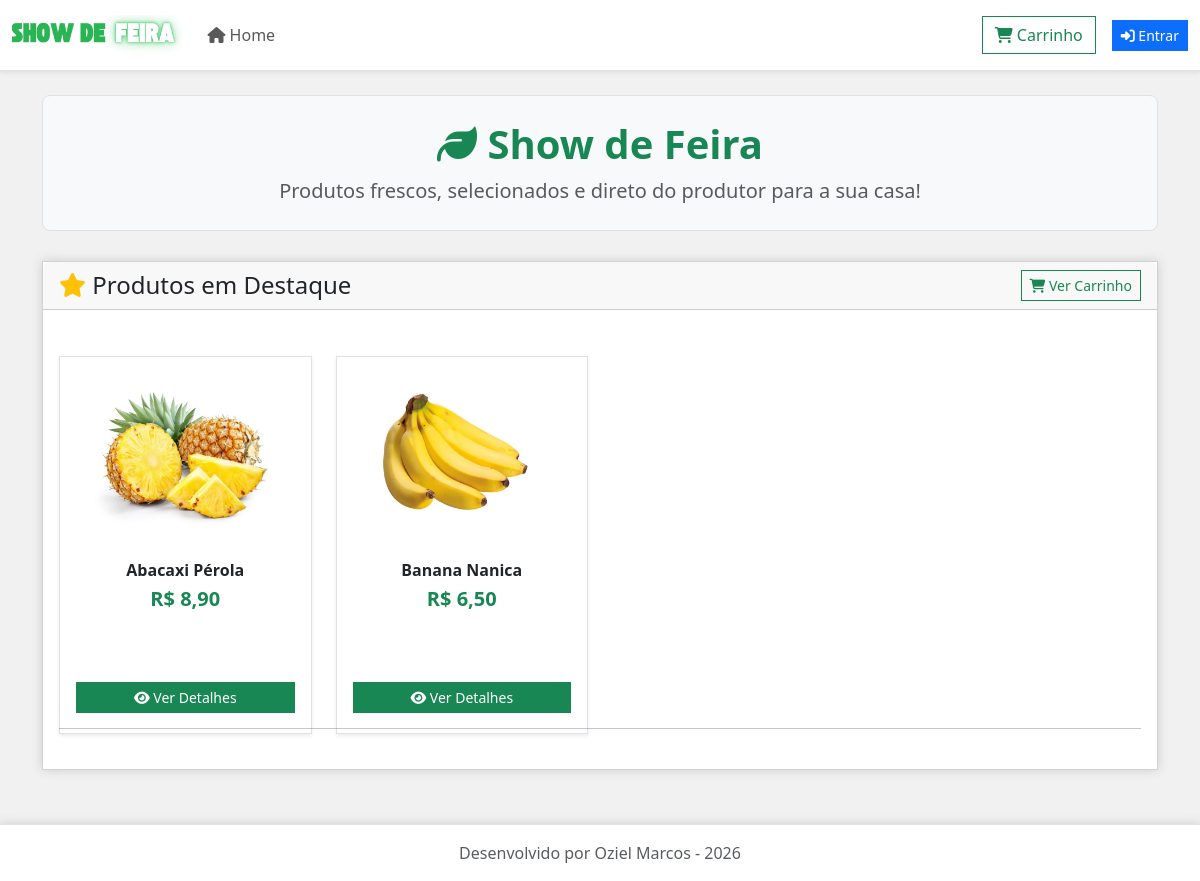
The page / on the database its author committed.
### tables this page shows
CREATE TABLE IF NOT EXISTS `produto` (
  `id` INT AUTO_INCREMENT PRIMARY KEY,
  `nome` VARCHAR(100) NOT NULL,
  `categoria_id` INT NOT NULL,
  `descricao` TEXT NOT NULL,
  `imagem` VARCHAR(255) NOT NULL,
  `valor` DECIMAL(10,2) NOT NULL,
  `destaque` CHAR(1) NOT NULL DEFAULT 'N',
  `ativo` CHAR(1) NOT NULL DEFAULT 'S',
  CONSTRAINT `fk_produto_categoria` FOREIGN KEY (`categoria_id`) REFERENCES `categoria` (`id`) ON UPDATE CASCADE
);

### controllers/IndexController.php (called while the page is built, shortened)
<?php
    require_once "../config/Conexao.php";
    require_once "../models/Produto.php";
    class IndexController {
        public function __construct()
        {
            $db = new Conexao();
            $pdo = $db->conectar();
            $this->produto = new Produto($pdo);
        }
        public function index() {
            require_once "../views/index/home.php";
        }
    }

### models/Produto.php (called while the page is built, shortened)
<?php
    class Produto {
        private $pdo;
        public function __construct($pdo)
        {
            $this->pdo = $pdo;
        }
        public function listar() {
            $sql = "select * from produto order by nome";
            $consulta = $this->pdo->prepare($sql);
            $consulta->execute();
            return $consulta->fetchAll(PDO::FETCH_OBJ);
        }
    }

### views/index/home.php (the view, shortened to what this page needs)
<?php if (!empty($_SESSION["feira"]["id"])): ?>
<div class="card mb-4">
    <div class="card-body">
        <h4 class="text-center mb-0">
            Olá, seja bem-vindo(a): <strong><?= htmlspecialchars($_SESSION["feira"]["nome"] ?? "") ?></strong>
        </h4>
    </div>
</div>
<div class="card mb-4">
    <div class="card-header">
        <h2 class="h4 mb-0">Atalhos Administrativos</h2>
    </div>
    <div class="card-body">
        <div class="row g-3">
            <div class="col-12 col-md-3">
                <a href="categoria" title="Categorias" class="btn btn-outline-success w-100 py-3">
                    <i class="fas fa-tags fa-2x mb-2"></i>
                    <br>
                    Categorias
                </a>
            </div>
            <div class="col-12 col-md-3">
                <a href="produto" title="Produtos" class="btn btn-outline-success w-100 py-3">
                    <i class="fas fa-gift fa-2x mb-2"></i>
                    <br>
                    Produtos
                </a>
            </div>
            <div class="col-12 col-md-3">
                <a href="usuario" title="Usuários" class="btn btn-outline-success w-100 py-3">
                    <i class="fas fa-user fa-2x mb-2"></i>
                    <br>
                    Usuários
                </a>
            </div>
            <div class="col-12 col-md-3">
                <a href="index/sair" title="Sair" class="btn btn-outline-danger w-100 py-3">
                    <i class="fas fa-power-off fa-2x mb-2"></i>
                    <br>
                    Sair
                </a>
            </div>
        </div>
    </div>
</div>
<?php else: ?>
<div class="p-4 mb-4 bg-light rounded-3 text-center border">
    <h1 class="display-6 fw-bold text-success"><i class="fas fa-leaf"></i> Show de Feira</h1>
    <p class="lead mb-0 text-muted">Produtos frescos, selecionados e direto do produtor para a sua casa!</p>
</div>
<?php endif; ?>
<div class="card">
    <div class="card-header d-flex justify-content-between align-items-center">
        <h2 class="h4 mb-0"><i class="fas fa-star text-warning"></i> Produtos em Destaque</h2>
        <a href="carrinho" class="btn btn-sm btn-outline-success">
            <i class="fas fa-shopping-cart"></i> Ver Carrinho
        </a>
    </div>
    <div class="card-body">
      <div class="row g-4">
        <?php
        $produtos = $this->produto->listar();
        foreach ($produtos as $produto) {
          if ($produto->destaque == 'S' && $produto->ativo == 'S') {
        ?>
          <div class="col-12 col-sm-6 col-md-3 text-center">
            <div class="card h-100 p-2 shadow-sm border">
                <div style="height: 180px; display: flex; align-items: center; justify-content: center; overflow: hidden;">
                    <img src="arquivos/<?php echo htmlspecialchars($produto->imagem); ?>" alt="<?php echo htmlspecialchars($produto->nome); ?>" class="img-fluid" style="max-height: 170px; object-fit: contain;">
                </div>
                <div class="card-body p-2 d-flex flex-column justify-content-between">
                    <div>
                        <h5 class="h6 fw-bold text-dark mt-2 mb-1"><?php echo htmlspecialchars($produto->nome); ?></h5>
                        <p class="text-success fs-5 fw-bold mb-2">R$ <?= number_format($produto->valor, 2, ',', '.') ?></p>
                    </div>
                    <div>
                        <a href="produto/detalhes/<?php echo $produto->id; ?>" class="btn btn-success btn-sm w-100 mb-1">
                            <i class="fas fa-eye"></i> Ver Detalhes
                        </a>
                    </div>
                </div>
            </div>
          </div>
        <?php
          }
        }
        ?>
      </div>
      <hr class="my-4">
    </div>
</div>

### public/css/style.css (style rules this page uses)
body { background-color: #f1f1f1; color: #333; }
.form-control, .btn { border-radius: 0; }

### rows shown on the page
produto: imagem (picture), nome "Abacaxi Pérola", valor "8,90"
produto: imagem (picture), nome "Banana Nanica", valor "6,50"
